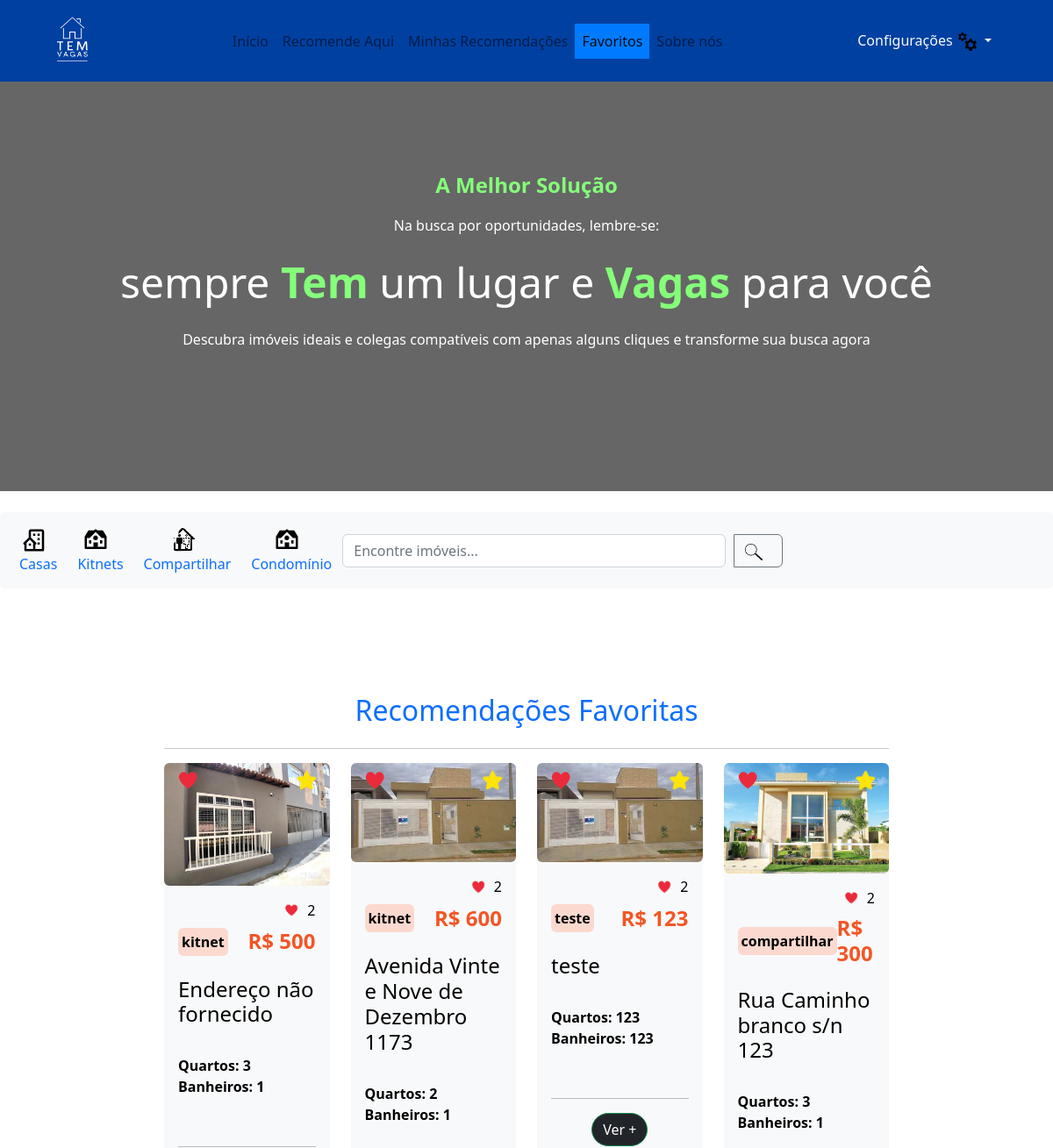
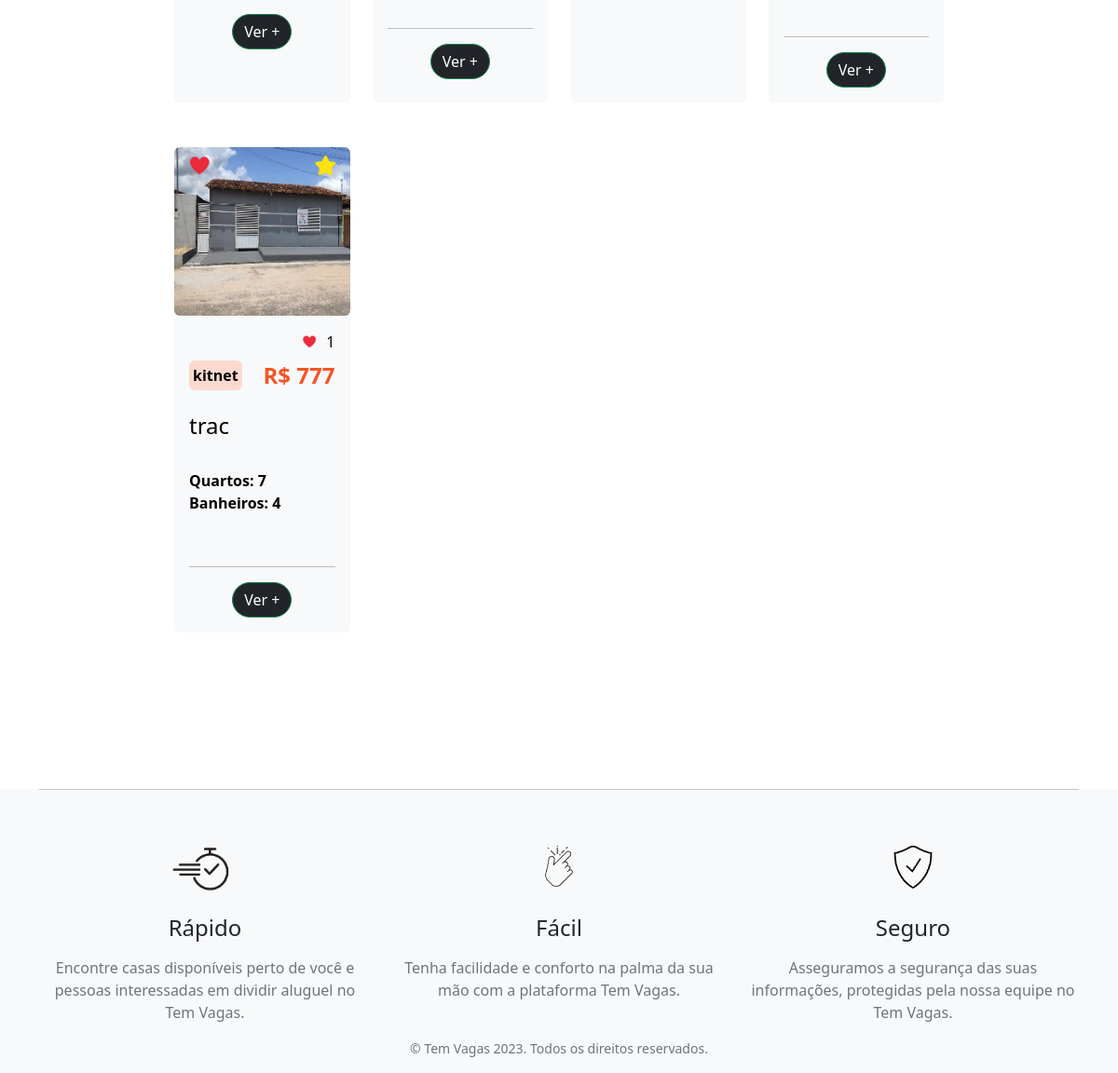
Screenshot of /favoritos/ (signed in) with the database file from the repository (2 pictures, top to bottom).
### posts_app/models.py (models this page shows, shortened)
class recomendacoes(models.Model):
    nome = models.CharField(max_length=100)
    telefone = models.IntegerField()
    tipo_imovel = models.CharField(max_length=100)
    endereco = models.CharField(max_length=255)
    logradouro = models.CharField(max_length=255)
    numero = models.IntegerField()
    bairro = models.CharField(max_length=255)
    cidade = models.CharField(max_length=255)
    estado = models.CharField(max_length=255)
    cep = models.IntegerField()
    valor_aluguel = models.IntegerField()
    quantidade_quartos = models.IntegerField()
    quantidade_banheiros = models.IntegerField()
    descricao = models.TextField()
    image = models.ImageField(upload_to='images/', blank=True, null=True)
    create_at = models.DateTimeField(auto_now_add=True)
    owner = models.ForeignKey(get_user_model(), on_delete=models.CASCADE, null=True)
    curtidas = models.ManyToManyField(get_user_model(), through='Curtida', related_name='curtidas')
    favoritos = models.ManyToManyField(get_user_model(), through='Favorito', related_name='favoritos')
    class Meta:
        verbose_name = 'Imovel'
        verbose_name_plural = 'Imoveis'
        ordering = ['id']

### posts_app/views.py (the view)
# urls.py: path('favoritos/', views.favoritos, name='favoritos'),
@login_required
def favoritos(request):
    usuario_logado = request.user
    recomendacoes_favoritas = recomendacoes.objects.filter(favoritos=usuario_logado)
    context = {'recomendacoes_favoritas': recomendacoes_favoritas}
    return render(request, 'favoritos.html', context)

### posts_app/templates/favoritos.html (shortened to what this page needs)
{% extends 'base.html' %}
{% load static %}
{% block content %}
<div class="container-fluid my-5 container-content">
    <div class="row">
        <div class="col-md-10 offset-md-1">
            <h2 class="text-center text-primary mb-4">Recomendações Favoritas</h2>
            <hr>
            {% if recomendacoes_favoritas %}
                <div class="row row-cols-1 row-cols-md-4 g-4">
                    {% for imovel in recomendacoes_favoritas %}
                        <div class="col mb-4">
                            <div class="card h-100 text-bg-light border-0">
                                <div class="position-relative img-zoom">
                                    <img src="{% if imovel.image and imovel.image.url %}{{ imovel.image.url }}{% endif %}" class="card-img-top rounded" alt="Imagem do Imóvel">
                                    {% if request.user in imovel.curtidas.all %}
                                        <button class="btn btn-outline-light curtir-btn border-0 position-absolute top-0 start-0" data-recomendacao-id="{{ imovel.id }}" data-curtida="true">
                                            <img src="{% static 'images/curtidavermelha.png' %}" alt="Curtir" width="30">
                                        </button>
                                    {% else %}
                                        <button class="btn btn-outline-light curtir-btn border-0 position-absolute top-0 start-0" data-recomendacao-id="{{ imovel.id }}" data-curtida="false">
                                            <img src="{% static 'images/curtidanormal.png' %}" alt="Curtir" width="30">
                                        </button>
                                    {% endif %}
                                    <button id="favoritar-btn-{{ imovel.id }}" class="btn btn-outline-light favoritar-btn border-0 position-absolute top-0 end-0" data-recomendacao-id="{{ imovel.id }}" data-favorito="{% if request.user in imovel.favoritos.all %}true{% else %}false{% endif %}">
                                        {% if request.user in imovel.favoritos.all %}
                                            <img src="{% static 'images/estrela_amarela.png' %}" alt="Favoritar" width="30">
                                        {% else %}
                                            <img src="{% static 'images/estrela.png' %}" alt="Favoritar" width="30">
                                        {% endif %}
                                    </button>
                                </div>
                                <div class="card-body p-3">
                                    <div class="d-flex align-items-center justify-content-end">
                                        <img src="{% static 'images/curtidavermelha.png' %}" alt="Estrela" width="20" class="me-2">
                                        <p class="mb-0"><span id="numero_curtidas_{{ imovel.id }}">{{ imovel.curtidas.count }}</span></p>
                                    </div>
                                    <div class="d-flex justify-content-between align-items-center mt-2">
                                        <button class="tag btn-lg rounded p-1 border-0 text-black fw-bold" style="--bs-btn-padding-y: .25rem; --bs-btn-padding-x: .5rem; --bs-btn-font-size: .75rem; background-color: #FBD9CF">
                                            {{ imovel.tipo_imovel }}
                                        </button>
                                        <h4 class="mb-0 fw-bold" style="color: #F35525">
                                            R$ {{ imovel.valor_aluguel }}
                                        </h4>
                                    </div>
                                    <br>
                                    <h4 class="text-start">{{ imovel.endereco}}</h4>
                                    <br>
                                    <p class="text-start fw-bold">Quartos: {{ imovel.quantidade_quartos }} Banheiros: {{ imovel.quantidade_banheiros }}</p>
                                    <br>
                                    <div class="text-center">
                                        <hr>
                                        <a class="btn btn-success rounded-pill text-white bg-dark" href="{% url 'recommendation-detail' imovel.id %}">Ver +</a>
                                    </div>
                                </div>
                            </div>
                        </div>
                    {% endfor %}
                </div>
            {% else %}
                <p class="text-center">Você ainda não favoritou nenhuma recomendação.</p>
            {% endif %}
        </div>
    </div>
</div>
{% endblock %}

### posts_app/templates/favoritos.html (style rules this page uses)
.img-zoom { transition: transform 0.3s; }

### rows the page displays
recomendacoes: image (picture), curtidas.count "2", tipo_imovel "kitnet", valor_aluguel "500", endereco "Endereço não fornecido", quantidade_quartos "3", quantidade_banheiros "1"
recomendacoes: image (picture), curtidas.count "2", tipo_imovel "kitnet", valor_aluguel "600", endereco "Avenida Vinte e Nove de Dezembro 1173", quantidade_quartos "2", quantidade_banheiros "1"
recomendacoes: image (picture), curtidas.count "2", tipo_imovel "teste", valor_aluguel "123", endereco "teste", quantidade_quartos "123", quantidade_banheiros "123"
recomendacoes: image (picture), curtidas.count "2", tipo_imovel "compartilhar", valor_aluguel "300", endereco "Rua Caminho branco s/n 123", quantidade_quartos "3", quantidade_banheiros "1"
recomendacoes: image (picture), curtidas.count "1", tipo_imovel "kitnet", valor_aluguel "777", endereco "trac", quantidade_quartos "7", quantidade_banheiros "4"
